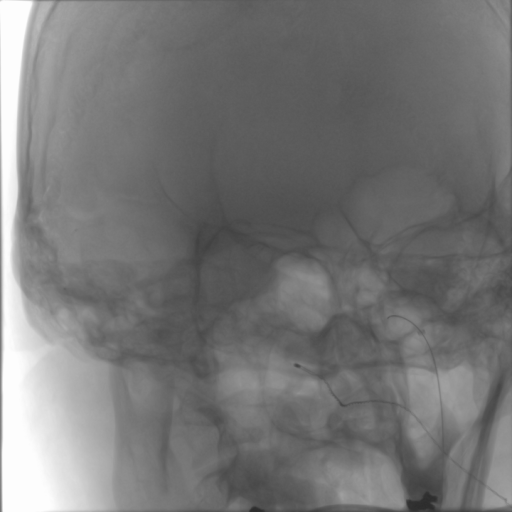
#> input picture Lab_Works/Image_Processing/Project/Background_Subtraction/data/catheter/frame_201.png, 512 x 512 px; its folder holds only this picture in this run
$ jupyter execute --allow-errors Background_Subtraction.ipynb
#> lines starting #> are read from the running program, lines starting #| are printed output that depends on the picture
#> in load_frame, image is the input picture: shape (512, 512); min 44, max 253, mean 118.5
<div style="display:flex; justify-content:space-between; align-items:center; width:100%; margin:8px 0 24px 0;">
  <div style="text-align:left;">

  </div>
  <div style="text-align:right; font-size:18px; font-weight:600; color:#17324d; line-height:1.35;">
    MSc. CORO DASSIP
  </div>
</div>

<div style="border:2px solid #333; padding:14px 20px; margin:15px auto 25px auto; width:85%; max-width:900px; box-sizing:border-box; text-align:center;">
  <h1 style="margin:0;"><b>Background Subtraction</b></h1>
</div>

## 1. Configure the Processing Environment

[cell 1]
# Configure imports, paths, frame IDs, and shared pipeline parameters.

from pathlib import Path
import warnings

# Numerical arrays and result tables.
import numpy as np
import pandas as pd

# Plot figures produced by each pipeline stage.
import matplotlib.pyplot as plt

# Image I/O, filtering, thresholding, and morphology.
import skimage.io as io
from skimage import color
from skimage.filters import gaussian, threshold_otsu
from skimage.morphology import disk, dilation, erosion, opening

# Percentile statistics and probabilistic segmentation.
from scipy import stats

from sklearn.mixture import GaussianMixture

warnings.filterwarnings("ignore")


# Keep paths repository-relative for portability.
DATA_DIR = Path("../data/catheter")
FIGURE_DIR = Path("../outputs/figures")
OUTPUT_DIR = FIGURE_DIR.parent

FIGURE_DIR.mkdir(parents=True, exist_ok=True)
OUTPUT_DIR.mkdir(parents=True, exist_ok=True)


# Frame 201 is the reference; the remaining frames are evaluated.
FRAME_NUMBERS = list(range(201, 292, 10))

BACKGROUND_FRAME = 201
EVALUATION_FRAMES = [
    frame
    for frame in FRAME_NUMBERS
    if frame != BACKGROUND_FRAME
]


# Shared parameters: change them here to keep every experiment consistent.
GAUSSIAN_SIGMA = 1.0

PREPROCESS_LOW_PERCENTILE = 0
PREPROCESS_HIGH_PERCENTILE = 90

SPECTRAL_CUTOFF = 10.0

DILATION_RADIUS = 2

RESIDUAL_LOW_PERCENTILE = 10
RESIDUAL_HIGH_PERCENTILE = 100

FIXED_THRESHOLD = 0.10

OPENING_RADIUS = 2

GMM_COMPONENTS = 2
GMM_RANDOM_STATE = 0


# Print configuration once to catch setup errors early.
print(f"Dataset directory : {DATA_DIR.resolve()}")
print(f"Figures directory : {FIGURE_DIR.resolve()}")
print(f"Frames            : {FRAME_NUMBERS}")
print(f"Evaluation frames : {EVALUATION_FRAMES}")

## 2. Define Reusable Processing and Evaluation Functions

[cell 2]
# Define reusable functions for preprocessing, segmentation, metrics, and overlays.

def saturate(image, lower_percentile, upper_percentile):
    """Percentile-based linear contrast normalization to [0, 1]."""
#> called with lower_percentile = 0, upper_percentile = 90

    # Work in float to avoid integer clipping during normalization.
    image = np.asarray(image, dtype=np.float64)

    # Compute robust lower/upper intensity bounds.
    lower = (
        np.min(image)
        if lower_percentile == 0
        else stats.scoreatpercentile(
            image,
            lower_percentile,
        )
    )
#> lower = 0.177

    upper = (
        np.max(image)
        if upper_percentile == 100
        else stats.scoreatpercentile(
            image,
            upper_percentile,
        )
    )
#> upper = 0.639

    # Linearly map the selected intensity interval to [0, 1].
    return np.clip(
        (image - lower)
        / (upper - lower + 1e-12),
        0.0,
        1.0,
    )
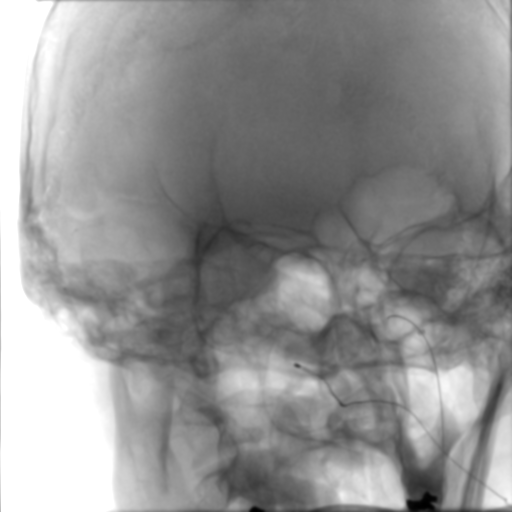
#> returned value: shape (512, 512) float64; min 0, max 1, mean 0.575


def load_frame(frame_number):
    """Load one fluoroscopy frame as grayscale float data in [0, 1]."""

    # Read directly as grayscale to keep a single processing channel.
    image = io.imread(
        DATA_DIR / f"frame_{frame_number}.png",
        as_gray=True,
    )

    image = image.astype(np.float64)

    # Normalize 8-bit-style input to [0, 1] when needed.
    if image.max() > 1.0:
        image /= 255.0

    return image


# [37 lines left out: function load_ground_truth, not called in this run]


def preprocess_frame(image):
    """Spatial Gaussian filtering + first histogram transformation."""

    # Smooth small intensity fluctuations before subtraction.
    smoothed = gaussian(
        image,
        sigma=GAUSSIAN_SIGMA,
    )

    # Stretch contrast after smoothing so faint devices remain visible.
    enhanced = saturate(
        smoothed,
        PREPROCESS_LOW_PERCENTILE,
        PREPROCESS_HIGH_PERCENTILE,
    )

    return enhanced


# [420 lines left out: functions gaussian_high_pass, spectral_high_pass, build_feature_image, segment_fixed_threshold, segment_otsu, segment_gmm and 5 more, not called in this run]

## 3. Validate the Dataset and Annotations

[cell 3]
# Verify that every frame and annotation is present and numerically valid.

# Collect one validation record per frame.
records = []

#> (the rest of this cell did not finish here and is left out)

## 4. Build the Static Background Reference

[cell 4]
# Build the static background reference from frame 201.

# Load and preprocess the designated background frame once.
background_image = load_frame(
    BACKGROUND_FRAME
)

# Preprocess once; this reference is reused for all later frames.
background_reference = preprocess_frame(
    background_image
)

# Compare the raw and processed background reference.
fig, axes = plt.subplots(
    1,
    2,
    figsize=(10, 4),
)

axes[0].imshow(
    background_image,
    cmap="gray",
)
axes[0].set_title(
    "Background frame 201"
)
axes[0].axis(
    "off"
)

axes[1].imshow(
    background_reference,
    cmap="gray",
)
axes[1].set_title(
    "Processed background reference"
)
axes[1].axis(
    "off"
)

fig.suptitle(
    "Static Background Model",
    fontsize=14,
    fontweight="bold",
)

fig.tight_layout()

fig.savefig(
    FIGURE_DIR
    / "01_background_reference.png",
    dpi=180,
    bbox_inches="tight",
)
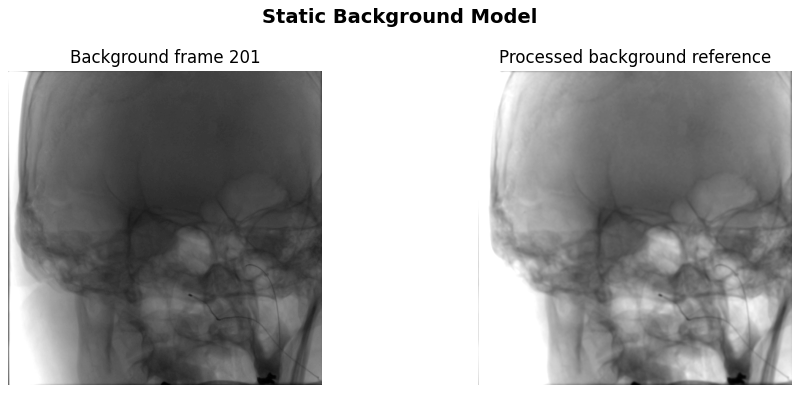
#> figure drawn by matplotlib, 2 panels

plt.show()

## 5. Inspect the Intermediate Pipeline on a Representative Frame

[cell 5]
# Inspect the full processing chain on one representative frame.

# Use a middle-sequence frame for detailed inspection.
REPRESENTATIVE_FRAME = 251

#> (the rest of this cell did not finish here and is left out)
